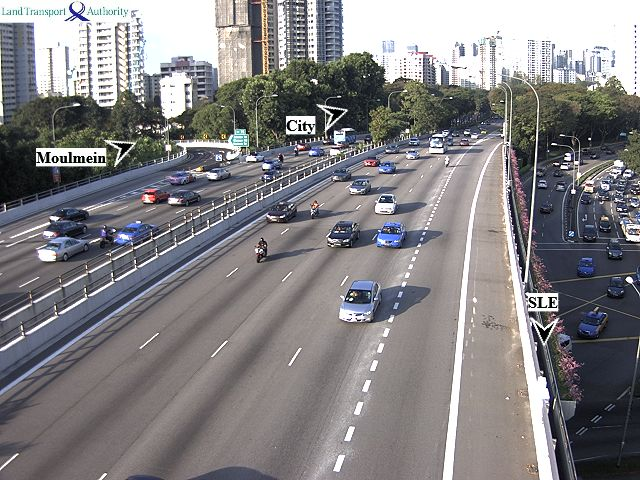
%> input picture 1.jpg, 640 x 480 px
$ octave BlobDetector.m   (GNU Octave 9; MATLAB toolbox functions it lacks are replaced by stand-ins)
%> lines starting %> are read from the running program, lines starting %| are printed output that depends on the picture; in (x1, y1, x2, y2) boxes, pixels count from 0 and x2, y2 are one past the last pixel; in counts of white or black regions, pixels touching at a corner belong together; the program's own positions count from 1
%> further down, im is the input picture: size 480x640x3 uint8; mean R, G, B 131, 129, 131.3
### Blobs.m
%% Scale invariant blob detector solution code
%% Adapted by Svetlana Lazebnik and Josef Sivic based on code by Serhat Tekin
%% UNC Chapel Hill, COMP 776 (Spring 2008)
%% ENS Paris, Object recognition and Computer Vision (Fall 2009)
%%
%% Usage:  [r, c, rad] = BlobDetector(im, sigma, k, sigma_final, threshold)
%%
%% Arguments:
%%            im     - input image
%%            sigma  - initial scale
%%            k   - scale multiplication constant
%%            sigma_final - largest scale to process
%%            threshold - Laplacian threshold
%%
%% Returns:
%%            r      - row coordinates of blob centers
%%            c      - column coordinates of blob centers
%%            rad    - circular blob radius
%%
function [r, c, rad] = Blobs(im, sigma, k, sigma_final, threshold)
%> called with sigma = 0.8, k = 1.19, sigma_final = 5, threshold = 0.08
close all;
load('BW.mat','BW');
if size(im,3)>1
    im = mean(im,3)/255;
%> im: size 480x640 double

end;

n = ceil((log(sigma_final) - log(sigma))/log(k)); % number of scale iterations

% allocate state space
[h, w] = size(im); % h, w => height and width of the state space
%> h = 480; w = 640
scaleSpace = zeros(h, w, n);

tic
% generate the Laplacian of Gaussian for the first scale level
filt_size = 2*ceil(3*sigma)+1;  % important: to avoid "shifting" artifacts, make sure the kernel size is odd!
LoG =  sigma^2 * fspecial('log', filt_size, sigma);

% generate the responses for the remaining levels
if 1 % Faster version: keep the filter size, downsample the image
fprintf('Filtering with Laplacian (keep filter size the same, downsample image)... \n');
imRes = im;
for i = 1:n
    fprintf('Sigma %f\n', sigma * k^(i-1));
    imFiltered = imfilter(imRes, LoG, 'same', 'replicate'); % filter the image with LoG
    % note that no scale normalization is needed: the fact that the filter
    % remains the same size while the image is downsampled ensures that the
    % response of the filter is scale-invariant
    imFiltered = imFiltered .^ 2; % save square of the response for current level

    % upsample the LoG response to the original image size
    scaleSpace(:,:,i) = imresize(imFiltered, size(im), 'bicubic'); % bilinear supersampling will result in a loss of spatial resolution
    if i < n
        imRes = imresize(im, 1/(k^i), 'bicubic');
    end
end
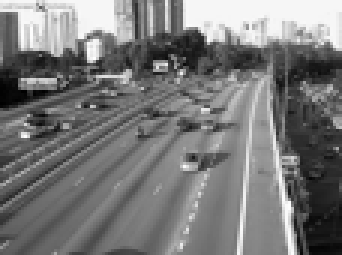
%> imRes: size 85x114 double (shown 3 times larger); min 0.0387, max 1.03, mean 0.511; drawn with min black and max white
toc
end;

% Slower version: increse filter size, keep image the same
if 0
    fprintf('Filtering with Laplacian keep the image the same, change the filter size...\n');
    scaleSpace2 = zeros(h, w, n);
    for i = 1:n
        sigmai = sigma * k^(i-1);
        fprintf('%d/%d Sigma %f\n', i,n,sigmai);

        % generate the Laplacian of Gaussian for the first scale level
        filt_size = 2*ceil(3*sigmai)+1;  % important: to avoid "shifting" artifacts, make sure the kernel size is odd!
        LoG       =  sigmai^2 * fspecial('log', filt_size, sigmai); % scale normalized Laplacian

        imFiltered = imfilter(im, LoG, 'same', 'replicate'); % filter the image with LoG
        imFiltered        = imFiltered .^ 2; % square of the response for current level
        scaleSpace2(:,:,i) = imFiltered;     % save response to a 3D array

        figure(1); clf; imagesc(imFiltered); colorbar; % show the response
        drawnow;
        pause(0.01);
    end
    toc
    scaleSpace = scaleSpace2;
end;


tic
fprintf('Performing nonmaximum suppression within scales...\n');
% perform non-maximum suppression for each scale-space slice
supprSize = 3;
maxSpace = zeros(h, w, n);
for i = 1:n
    maxSpace(:,:,i) = ordfilt2(scaleSpace(:,:,i), supprSize^2, ones(supprSize));
%    maxSpace(:,:,i) = colfilt(scaleSpace(:,:,i), [supprSize supprSize], 'sliding', @max);
%    % this is a slightly less efficient option
end
toc

% non-maximum suppression between scales and threshold
tic
fprintf('Performing nonmaximum suppression between scales...\n');
for i = 1:n
    maxSpace(:,:,i) = max(maxSpace(:,:,max(i-1,1):min(i+1,n)),[],3);
end
maxSpace = maxSpace .* (maxSpace == scaleSpace);
toc

r = [];
c = [];
rad = [];
for i=1:n
    [rows, cols] = find(maxSpace(:,:,i) >= threshold);
    radii =  sigma * k^(i-1) * sqrt(2)*1.5;
    numBlobs = length(rows);
    for j=1:numBlobs
        if (BW(rows(j),cols(j))==1)

            %radii = repmat(radii, numBlobs, 1);
            r = [r; rows(j)];
            c = [c; cols(j)];
            rad = [rad; radii];
        end
    end
% [5 lines of commented-out code are left out]
end
%> this loop made 11 passes
%> numBlobs on passes 1, 2, 3, 4, 5, 10: 960, 58, 63, 46, 41, 0
%> (rows, cols, numBlobs) on passes 6, 7, 8, 9, 11: ([142; 201; 159; 118; 127; 344; 303; 168; 280], [109; 173; 253; 289; 329; 545; 552; 564; 630], 9), ([152; 219; 148; 149; 157; 81; 315; 296; 239], [44; 55; 126; 168; 231; 439; 532; 555; 632], 9), ([234; 237; 177; 167; 153; 264; 335; 163], [49; 124; 213; 267; 334; 522; 545; 619], 8), ([153; 153; 153; 201; 145; 145; 121; 201], [79; 86; 102; 174; 186; 197; 312; 388], 8), ([257; 139; 77], [48; 340; 391], 3)
%> after the loop, c = 81 values, max 425 at index 75, min 18 at index 1, mean 338.8; r = 81 values, max 455 at index 1, min 178 at index 77, mean 244.8; rad = 81 values from 1.7 to 6.79

figure(2); clf;
show_all_circles(im, c, r, rad, 'r', 1.5);
%findIndices(im,r,c);
pause(.1);
drawnow;
figure
getmask(im,c,r,rad);


function show_all_circles(I, cx, cy, rad, color, ln_wid)
%> called with color = 'r', ln_wid = 1.5
%% I: image on top of which you want to display the circles
%% cx, cy: column vectors with x and y coordinates of circle centers
%% rad: column vector with radii of circles.
%% The sizes of cx, cy, and rad must all be the same
%% color: optional parameter specifying the color of the circles
%%        to be displayed (red by default)
%% ln_wid: line width of circles (optional, 1.5 by default

load('BW.mat','BW');
if nargin < 5
    color = 'r';
end

if nargin < 6
   ln_wid = 1.5;
end

imshow(I.*BW); hold on;

theta = 0:0.1:(2*pi+0.1);
cx1 = cx(:,ones(size(theta)));
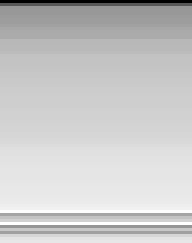
%> cx1: size 81x64 double (shown 3 times larger); min 18, max 425, mean 338.8; drawn with min black and max white
cy1 = cy(:,ones(size(theta)));
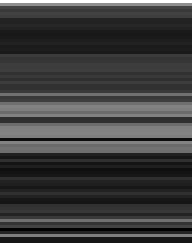
%> cy1: size 81x64 double (shown 3 times larger); min 178, max 455, mean 244.8; drawn with min black and max white
rad1 = rad(:,ones(size(theta)));
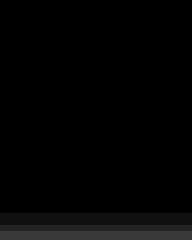
%> rad1: size 81x64 double (shown 3 times larger); min 1.7, max 6.79, mean 1.84; drawn with min black and max white
theta = theta(ones(size(cx1,1),1),:);
X = cx1+cos(theta).*rad1;
Y = cy1+sin(theta).*rad1;
%> in Blobs, `show_all_circles(im, c, r, rad, 'r', 1.5);`:
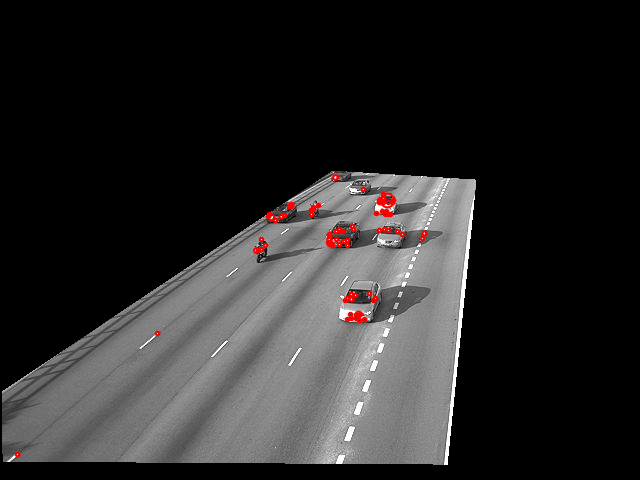
%> figure redrawn from the program's plot data; its title reads '81 circles'
line(X', Y', 'Color', color, 'LineWidth', ln_wid);

title(sprintf('%d circles', size(cx,1)));

function mask = getmask(im,c,r,rad)
[h,w,~] = size(im);
%> h = 480; w = 640
[X,Y] = meshgrid(1:w,1:h);
len = length(rad);
%> len = 81
mask =zeros(h,w);

for i = 1:len

    mask= mask==1 | sqrt((X-c(i)).^2 + (Y-r(i)).^2) < rad(i);
    %mask= mask + (sqrt((X-c(i)).^2 + (Y-r(i)).^2) < rad(i));

    %   mask = mask + sqrt((X-c(i)).^2 + (Y-r(i)).^2) < rad(i);
end
%> this loop made 81 passes
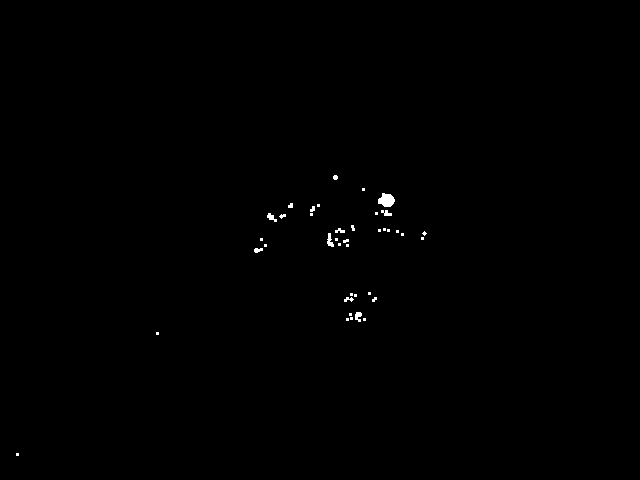
%> mask: size 480x640 logical; 0.27% white; 40 white regions (28 under 20 px), largest, box (x1, y1, x2, y2) and area: (378, 193, 395, 207) 171, (327, 233, 334, 247) 56, (355, 312, 362, 322) 49
%regmax =imregionalmax(mask,8);

mask =imclose(mask,strel('disk',13)); %15
%> mask: size 480x640 logical; 0.68% white; 11 white regions (3 under 20 px), largest, box (x1, y1, x2, y2) and area: (375, 193, 405, 236) 625, (344, 292, 377, 322) 613, (327, 225, 355, 247) 406
%mask =imdilate(regmax,[1 1 1,1 0 1,1 1 1]);

stat = regionprops('table',mask,'centroid','area');
%> stat = 11 regions; largest, Area and Centroid: 625 [386.5 214.2], 613 [359.1 306.3], 406 [341 237.4], 183 [280.4 214.9], 103 [261.3 246.8]
areas = stat.Area;
%> areas = [9; 9; 103; 183; 71; 406; 21; 613; 10; 625; 41]
centers = stat.Centroid;
%> centers = [18 455; 158 334; 261.3 246.8; 280.4 214.9; 313.6 210.1; 341 237.4; 336 178; 359.1 306.3; 364.2 190.1; 386.5 214.2; 423.3 236.4]
inds = find(areas<100); %100
%> inds = [1; 2; 5; 7; 9; 11]
areas(inds) =[];
centers(inds,:)=[];
% [6 lines of commented-out code are left out]
radii = 25*ones(1,length(areas));


load('BW.mat','BW');
%mask = mask.*BW;  ##Check

%imshow(regmax.*BW+im);
%figure
imshow(im);

hold on
viscircles(centers,radii);
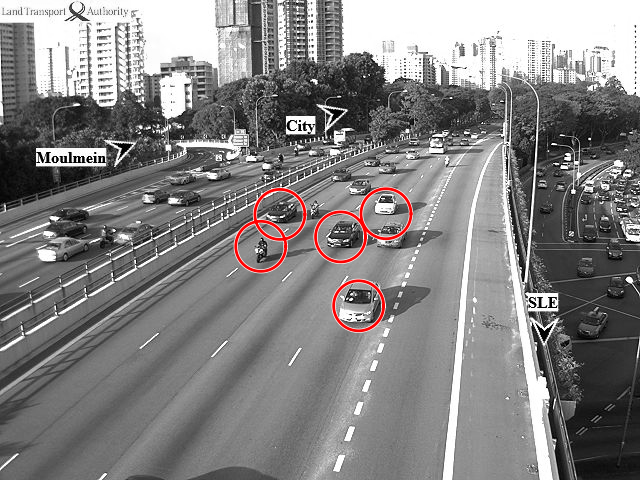
%> figure redrawn from the program's plot data
hold off;

figure
imshow(mask);
% [27 lines of commented-out code are left out]

### BlobDetector.m

%im = imread('9.jpg');
im = imread('1.jpg');
%r=0; %0.8   T =0.07
[r,c,d] = Blobs(im,0.8,2^(0.25),5,0.08);
%> d = 81 values from 1.7 to 6.79
